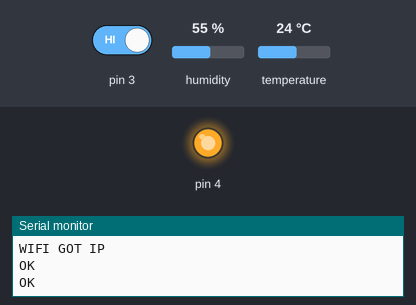
Bench run of a sketch on a simulated Arduino Uno, built with avr-gcc and run on an emulated ATmega328P. Shown: output pins drawn as LEDs (lit = HIGH), the last lines printed to the serial monitor. Inputs (shaded band) come from the test bench; at power-on: pin 3 HIGH, humidity 55 %, temperature 24 °C. The modem accepts every AT command (registered, SIM ready, sends succeed) and sends nothing else.

Above: at 5.2 s.
5.3 s: pin 3 driven LOW
At 6.5 s:
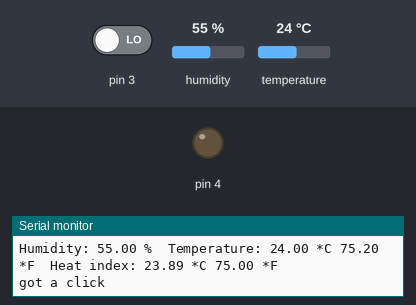
18.1 s: pin 3 driven HIGH
At 19.2 s:
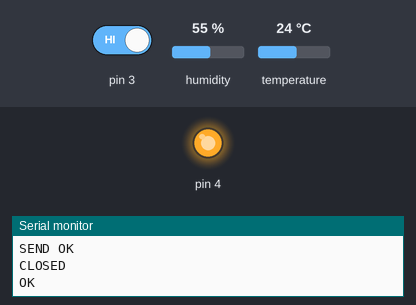
Timing chart, 0 to 21.1 s (numbered marks = the images above; inputs shaded):
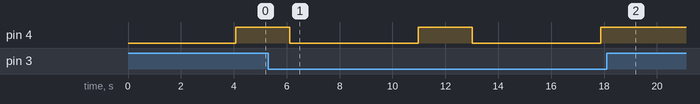

Measured:
- after the input at 5.3 s, pin 4: alternates HIGH for 2.1 s and LOW for 4.8 s, starting after 0.82 s
- after the input at 18.1 s, pin 4: stays HIGH (without the input it goes to LOW after 1.8 s)

The sketch:

twitter_temperature_humidity.ino
```cpp
#include <SoftwareSerial.h>

// Example testing sketch for various DHT humidity/temperature sensors
// Written by ladyada, public domain

#include "DHT.h"

#define DEBUG true

#define DHTPIN 2     // what digital pin we're connected to
#define button 3     // input of button

#define APIKEY "XXXXXXXXXXXXX" //  api key your twitter in thingspeak

#define TARGET_IP "184.106.153.149"//direccion IP thingspeak

#define TARGET_PORT "80"          ///  puerto 80

#define ID "XXXXXX"  //name of wireless access point to connect to
#define PASS "XXXXXXXX"  //wifi password


String getreq;
SoftwareSerial esp8266(10, 11);

// Uncomment whatever type you're using!
#define DHTTYPE DHT11   // DHT 11
//#define DHTTYPE DHT22   // DHT 22  (AM2302), AM2321
//#define DHTTYPE DHT21   // DHT 21 (AM2301)

// Connect pin 1 (on the left) of the sensor to +5V
// NOTE: If using a board with 3.3V logic like an Arduino Due connect pin 1
// to 3.3V instead of 5V!
// Connect pin 2 of the sensor to whatever your DHTPIN is
// Connect pin 4 (on the right) of the sensor to GROUND
// Connect a 10K resistor from pin 2 (data) to pin 1 (power) of the sensor

// Initialize DHT sensor.
// Note that older versions of this library took an optional third parameter to
// tweak the timings for faster processors.  This parameter is no longer needed
// as the current DHT reading algorithm adjusts itself to work on faster procs.
DHT dht(DHTPIN, DHTTYPE);

void setup() {

  Serial.begin(9600);
  Serial.println("DHTxx test!");
  esp8266.begin(9600);
  sendData("AT+RST\r\n", 1000, DEBUG); //

  sendData("AT+CWMODE=1\r\n", 1000, DEBUG); //

  String cmd = "AT+CWJAP=\"";
  cmd += ID;
  cmd += "\",\"";
  cmd += PASS;
  cmd += "\"";
  sendData( cmd + "\r\n", 1000, DEBUG); //


  sendData("AT+CIPMUX=0\r\n", 1000, DEBUG); //

  pinMode(3, INPUT);
  pinMode(4, OUTPUT);

  dht.begin();
}

void loop() {
  digitalWrite(4 , HIGH);
  // Wait a few seconds between measurements.
  delay(2000);

  // Reading temperature or humidity takes about 250 milliseconds!
  // Sensor readings may also be up to 2 seconds 'old' (its a very slow sensor)
  float h = dht.readHumidity();
  // Read temperature as Celsius (the default)
  float t = dht.readTemperature();
  // Read temperature as Fahrenheit (isFahrenheit = true)
  float f = dht.readTemperature(true);

  // Check if any reads failed and exit early (to try again).
  if (isnan(h) || isnan(t) || isnan(f)) {
    Serial.println("Failed to read from DHT sensor!");
    return;
  }

  // Compute heat index in Fahrenheit (the default)
  float hif = dht.computeHeatIndex(f, h);
  // Compute heat index in Celsius (isFahreheit = false)
  float hic = dht.computeHeatIndex(t, h, false);

  Serial.print("Humidity: ");
  Serial.print(h);
  Serial.print(" %\t");
  Serial.print("Temperature: ");
  Serial.print(t);
  Serial.print(" *C ");
  Serial.print(f);
  Serial.print(" *F\t");
  Serial.print("Heat index: ");
  Serial.print(hic);
  Serial.print(" *C ");
  Serial.print(hif);
  Serial.println(" *F");

  if (digitalRead(3) == LOW)
  {
    char humstr[15];
    char tempstr[15];

    dtostrf(h,5,2,humstr);
    dtostrf(t,5,2,tempstr);

    String hum = humstr;
    String tem = tempstr;

    Serial.println("got a click");
    digitalWrite(4 , LOW);
    String  updateTwitterStatus = ("Temp " + tem + " degree C n humidity "+ hum+" percent.. Onak gorom lagtasa frans");

    String webpage = "AT+CIPSTART=\"TCP\",\"";
    webpage += TARGET_IP;
    webpage += "\",80\r\n";
    sendData(webpage, 1000, DEBUG);

    //getreq = "POST https://api.thingspeak.com/apps/thingtweet/1/statuses/update?api_key=XXXXXXXXXXX&status=I just posted this from my thing!\r\n";
    //sprintf(getreq,"POST https://api.thingspeak.com/apps/thingtweet/1/statuses/update?api_key=XXXXXXXXXXX&status=Humidity %f and temperature is %f at imran's house now", h, t );

    // Create HTTP POST Data

    String tsData = "api_key=" APIKEY "&status=" + updateTwitterStatus ;

    String webpage1 = "POST /apps/thingtweet/1/statuses/update HTTP/1.1\n";
    webpage1 += "Host: api.thingspeak.com\n";
    webpage1 += "Connection: close\n";
    webpage1 += "Content-Type: application/x-www-form-urlencoded\n";
    webpage1 += "Content-Length: ";
    webpage1 += tsData.length();
    webpage1 += "\n\n";
    webpage1 += tsData;

    //// declaring the number of bytes to be sent

    String cipsend = "AT+CIPSEND=";
    cipsend += webpage1.length();
    cipsend += "\r\n";

    sendData(cipsend, 1000, DEBUG);
    sendData(webpage1, 1000, DEBUG);

    //// closing the connection
    sendData("AT+CIPCLOSE=0\r\n", 1500, DEBUG);

    digitalWrite(4 , HIGH);
  }
}

String sendData(String command, const int timeout, boolean debug)
{
    String response = "";

    esp8266.print(command); // send the read character to the esp8266

    long int time = millis();

    while( (time+timeout) > millis())
    {
      while(esp8266.available())
      {
        // The esp has data so display its output to the serial window
        char c = esp8266.read(); // read the next character.
        response+=c;
      }
    }

    if(debug)
    {
      Serial.print(response);
    }

    return response;
}
```
